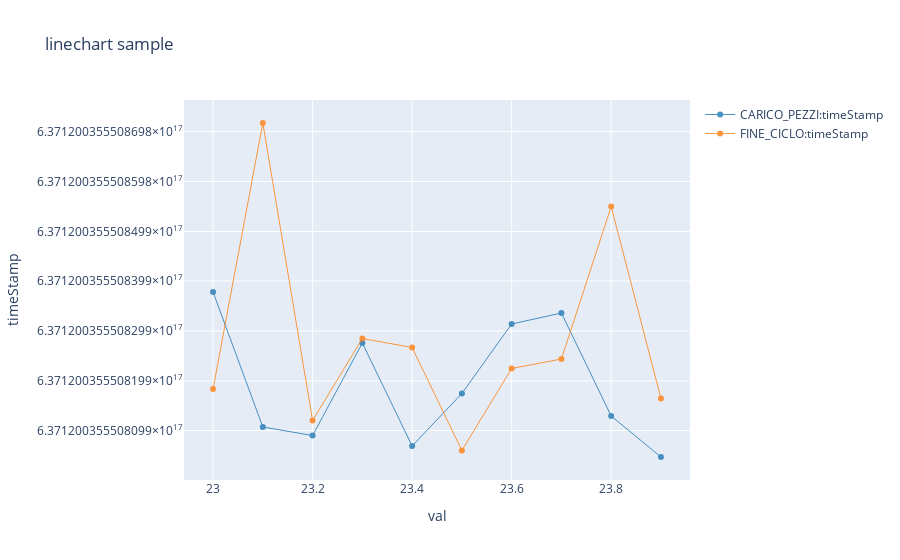

Notebook cell for this chart:
### Code cell
%%kql

MeasuresT3
| sort by URI
| where timeStamp between (now(-30m) .. now())
| take 1000
| project timeStamp, event,  val
| render linechart title="linechart sample"

### Figure 1 — Plotly figure (JSON) as saved in the notebook; plotly's stock layout.template omitted (floating-point values rounded to 4 significant figures)
{"data": [{"line": {"color": "rgb(31, 118, 179)", "width": 1}, "name": "CARICO_PEZZI:timeStamp", "opacity": 0.8, "type": "scatter", "uid": "66e2d371-2298-48e6-9543-d44169106f2e", "x": ["23", "23.1", "23.2", "23.3", "23.4", "23.5", "23.6", "23.7", "23.8", "23.9"], "y": [637120035550837800, 637120035550810800, 637120035550809000, 637120035550827500, 637120035550806900, 637120035550817400, 637120035550831400, 637120035550833500, 637120035550812900, 637120035550804700]}, {"line": {"color": "rgb(254, 127, 14)", "width": 1}, "name": "FINE_CICLO:timeStamp", "opacity": 0.8, "type": "scatter", "uid": "e030fe00-3bb0-4acc-82fd-1daaded4028c", "x": ["23", "23.1", "23.2", "23.3", "23.4", "23.5", "23.6", "23.7", "23.8", "23.9"], "y": [637120035550818300, 637120035550871700, 637120035550812000, 637120035550828400, 637120035550826600, 637120035550806000, 637120035550822400, 637120035550824300, 637120035550854900, 637120035550816400]}], "layout": {"showlegend": true, "title": {"text": "linechart sample"}, "xaxis": {"autorange": true, "title": {"text": "val"}, "type": "linear"}, "yaxis": {"title": {"text": "timeStamp"}, "type": "linear"}}}
